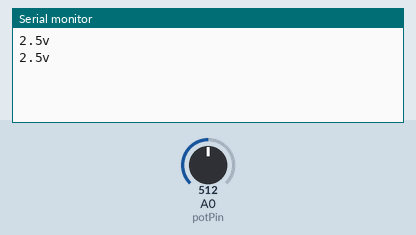
Simulated run of this sketch. Board: Arduino Uno, built with avr-gcc and run on an emulated ATmega328P. On the bench: the last lines printed to the serial monitor. The test bench sets the inputs (shaded band); at power-on: A0 (potPin) = 512.

Above: at 1.8 s.
1.9 s: A0 (potPin) set to 716
At 2.8 s:
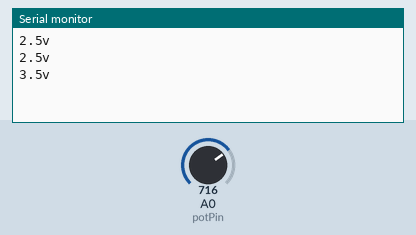
3.4 s: A0 (potPin) set to 900
At 4.8 s:
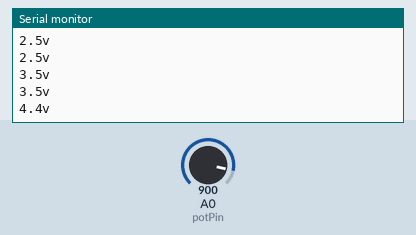
Timing chart, 0 to 6.4 s (numbered marks = the images above; inputs shaded):
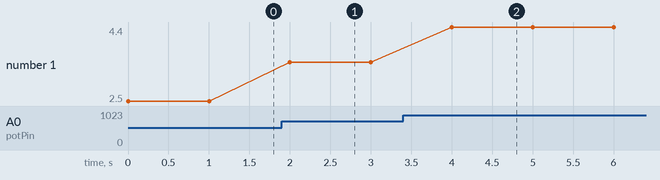

Measured:
- after the input at 1.9 s, the serial monitor: prints a new line after 0.10 s (image 1)
- after the input at 3.4 s, the serial monitor: prints a new line after 0.60 s (image 2)
- plotted number 1: 2.5 → 3.5 after the input at 1.9 s, 3.5 → 4.4 after the input at 3.4 s

The sketch:

sketch_apr13b.ino
```cpp
const int potPin = A0; // 讀取可變電阻的輸入值

void setup() {
    Serial.begin(9600);
    pinMode(potPin, INPUT);
}

void loop() {
    int val;
    float volt;
    val = analogRead(potPin); // 讀取可變電阻,傳回0~1023
    //Serial.println(val);
    volt = val * 0.00488; // 轉換成電壓值5/1024=0.00488
    Serial.print(volt, 1); // 印出電壓值(取小數點1位)
    Serial.println('v');
    delay(1000);

}
```
